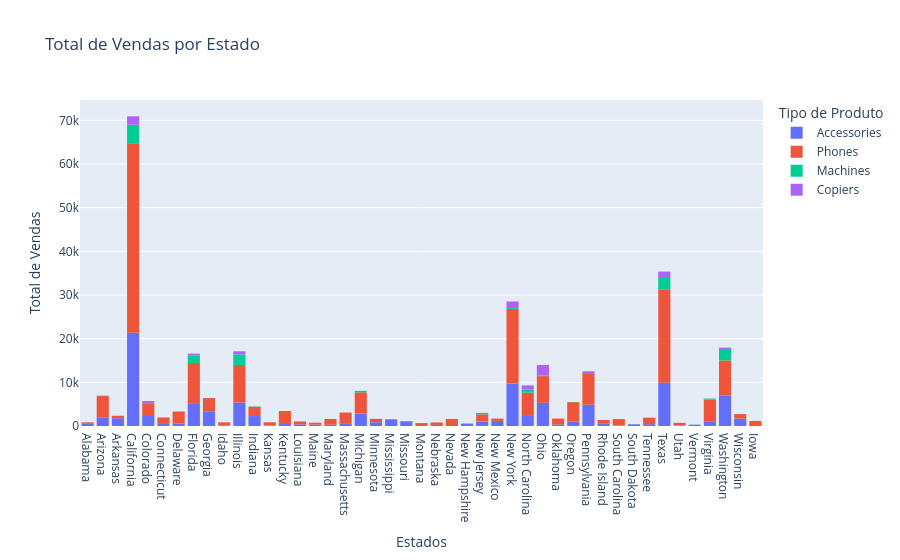
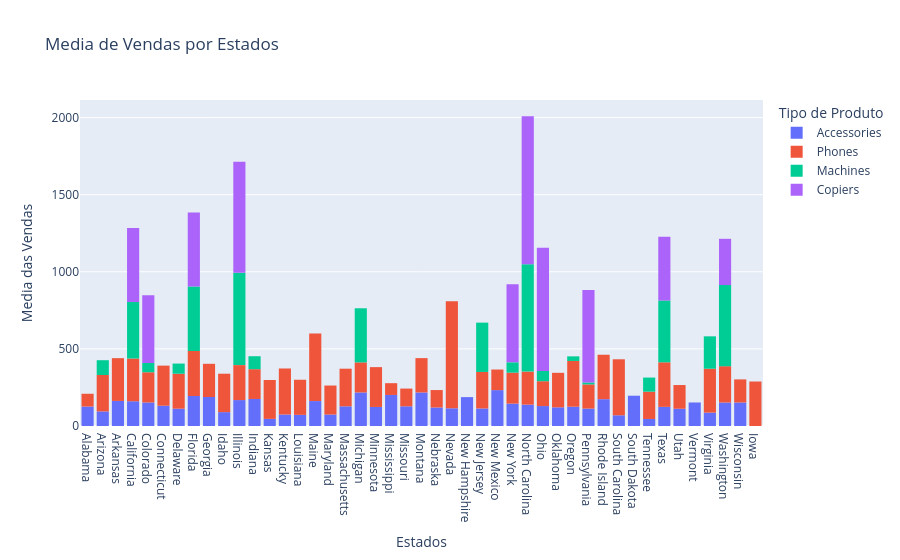

Write notebook code for charts like these, in order.
### Code cell
fig1 = px.histogram(df_grouped1, x="State", y="Sales", color="Sub-Category", title="Total de Vendas por Estado",labels={
    "State":"Estados",
    "Sales":"Total de Vendas",
    "Sub-Category":"Tipo de Produto"
    
}, height=700)

fig1.update_yaxes(title_text="Total de Vendas")

fig1.show()

fig2 = px.histogram(df_grouped2, x="State", y="Sales", color="Sub-Category", title="Media de Vendas por Estados", labels={
    "State":"Estados",
    "Sales":"Media de Vendas",
    "Sub-Category":"Tipo de Produto"
}, height=700)

fig2.update_yaxes(title_text="Media das Vendas")

fig2.show()

### Figure 1 — Plotly figure (JSON) as saved in the notebook; plotly's stock layout.template omitted (floating-point values rounded to 4 significant figures)
{"data": [{"alignmentgroup": "True", "bingroup": "x", "histfunc": "sum", "hovertemplate": "Tipo de Produto=Accessories<br>Estados=%{x}<br>sum of Total de Vendas=%{y}<extra></extra>", "legendgroup": "Accessories", "marker": {"color": "#636efa", "pattern": {"shape": ""}}, "name": "Accessories", "offsetgroup": "Accessories", "orientation": "v", "showlegend": true, "type": "histogram", "x": ["Alabama", "Arizona", "Arkansas", "California", "Colorado", "Connecticut", "Delaware", "Florida", "Georgia", "Idaho", "Illinois", "Indiana", "Kansas", "Kentucky", "Louisiana", "Maine", "Maryland", "Massachusetts", "Michigan", "Minnesota", "Mississippi", "Missouri", "Montana", "Nebraska", "Nevada", "New Hampshire", "New Jersey", "New Mexico", "New York", "North Carolina", "Ohio", "Oklahoma", "Oregon", "Pennsylvania", "Rhode Island", "South Carolina", "South Dakota", "Tennessee", "Texas", "Utah", "Vermont", "Virginia", "Washington", "Wisconsin"], "xaxis": "x", "y": [504.9, 1893.0, 1788.0, 21350.0, 2288.0, 657.7, 561.7, 5062.0, 3385.0, 89.97, 5382.0, 2279.0, 92.35, 446.5, 361.2, 323.4, 297.2, 638.0, 2829.0, 864.5, 1410.0, 1022.0, 217.4, 239.9, 229.6, 561.9, 1024.0, 1164.0, 9725.0, 2494.0, 5302.0, 362.7, 1000.0, 4860.0, 522.0, 138.9, 392.9, 410.6, 9929.0, 111.9, 305.0, 956.1, 7004.0, 1677.0], "yaxis": "y"}, {"alignmentgroup": "True", "bingroup": "x", "histfunc": "sum", "hovertemplate": "Tipo de Produto=Phones<br>Estados=%{x}<br>sum of Total de Vendas=%{y}<extra></extra>", "legendgroup": "Phones", "marker": {"color": "#EF553B", "pattern": {"shape": ""}}, "name": "Phones", "offsetgroup": "Phones", "orientation": "v", "showlegend": true, "type": "histogram", "x": ["Alabama", "Arizona", "Arkansas", "California", "Colorado", "Connecticut", "Delaware", "Florida", "Georgia", "Idaho", "Illinois", "Indiana", "Iowa", "Kansas", "Kentucky", "Louisiana", "Maine", "Maryland", "Massachusetts", "Michigan", "Minnesota", "Mississippi", "Missouri", "Montana", "Nebraska", "Nevada", "New Jersey", "New Mexico", "New York", "North Carolina", "Ohio", "Oklahoma", "Oregon", "Pennsylvania", "Rhode Island", "South Carolina", "Tennessee", "Texas", "Utah", "Virginia", "Washington", "Wisconsin"], "xaxis": "x", "y": [331.4, 4957.0, 555.0, 43270.0, 2941.0, 1300.0, 2719.0, 9360.0, 3015.0, 747.5, 8613.0, 2126.0, 1154.0, 756.7, 2986.0, 683.1, 437.9, 1317.0, 2440.0, 4874.0, 774.9, 152.7, 115.0, 445.5, 565.8, 1388.0, 1658.0, 534.1, 17080.0, 5144.0, 6128.0, 1344.0, 4451.0, 7052.0, 864.8, 1453.0, 1416.0, 21390.0, 615.2, 5122.0, 8010.0, 1048.0], "yaxis": "y"}, {"alignmentgroup": "True", "bingroup": "x", "histfunc": "sum", "hovertemplate": "Tipo de Produto=Machines<br>Estados=%{x}<br>sum of Total de Vendas=%{y}<extra></extra>", "legendgroup": "Machines", "marker": {"color": "#00cc96", "pattern": {"shape": ""}}, "name": "Machines", "offsetgroup": "Machines", "orientation": "v", "showlegend": true, "type": "histogram", "x": ["Arizona", "California", "Colorado", "Delaware", "Florida", "Illinois", "Indiana", "Michigan", "New Jersey", "New York", "North Carolina", "Ohio", "Oregon", "Pennsylvania", "Tennessee", "Texas", "Virginia", "Washington"], "xaxis": "x", "y": [95.99, 4392.0, 59.99, 65.97, 1670.0, 2393.0, 83.9, 351.0, 319.9, 201.1, 695.7, 132.3, 29.93, 12.59, 91.47, 2808.0, 210.0, 2631.0], "yaxis": "y"}, {"alignmentgroup": "True", "bingroup": "x", "histfunc": "sum", "hovertemplate": "Tipo de Produto=Copiers<br>Estados=%{x}<br>sum of Total de Vendas=%{y}<extra></extra>", "legendgroup": "Copiers", "marker": {"color": "#ab63fa", "pattern": {"shape": ""}}, "name": "Copiers", "offsetgroup": "Copiers", "orientation": "v", "showlegend": true, "type": "histogram", "x": ["California", "Colorado", "Florida", "Illinois", "New York", "North Carolina", "Ohio", "Pennsylvania", "Texas", "Washington"], "xaxis": "x", "y": [1920.0, 440.0, 480.0, 720.0, 1520.0, 960.0, 2400.0, 600.0, 1240.0, 300.0], "yaxis": "y"}], "layout": {"autosize": true, "barmode": "relative", "legend": {"title": {"text": "Tipo de Produto"}, "tracegroupgap": 0}, "title": {"text": "Total de Vendas por Estado"}, "xaxis": {"anchor": "y", "autorange": true, "domain": [0, 1], "range": [-0.5, 44.5], "title": {"text": "Estados"}, "type": "category"}, "yaxis": {"anchor": "x", "autorange": true, "domain": [0, 1], "range": [0, 74660.0], "title": {"text": "Total de Vendas"}, "type": "linear"}}}

### Figure 2 — Plotly figure (JSON) as saved in the notebook; plotly's stock layout.template omitted (floating-point values rounded to 4 significant figures)
{"data": [{"alignmentgroup": "True", "bingroup": "x", "histfunc": "sum", "hovertemplate": "Tipo de Produto=Accessories<br>Estados=%{x}<br>sum of Media de Vendas=%{y}<extra></extra>", "legendgroup": "Accessories", "marker": {"color": "#636efa", "pattern": {"shape": ""}}, "name": "Accessories", "offsetgroup": "Accessories", "orientation": "v", "showlegend": true, "type": "histogram", "x": ["Alabama", "Arizona", "Arkansas", "California", "Colorado", "Connecticut", "Delaware", "Florida", "Georgia", "Idaho", "Illinois", "Indiana", "Kansas", "Kentucky", "Louisiana", "Maine", "Maryland", "Massachusetts", "Michigan", "Minnesota", "Mississippi", "Missouri", "Montana", "Nebraska", "Nevada", "New Hampshire", "New Jersey", "New Mexico", "New York", "North Carolina", "Ohio", "Oklahoma", "Oregon", "Pennsylvania", "Rhode Island", "South Carolina", "South Dakota", "Tennessee", "Texas", "Utah", "Vermont", "Virginia", "Washington", "Wisconsin"], "xaxis": "x", "y": [126.2, 94.66, 162.6, 160.5, 152.5, 131.5, 112.3, 194.7, 188.1, 89.97, 168.2, 175.3, 46.18, 74.42, 72.23, 161.7, 74.3, 127.6, 217.6, 123.5, 201.4, 127.7, 217.4, 120.0, 114.8, 187.3, 113.7, 232.8, 145.1, 138.6, 129.3, 120.9, 125.1, 113.0, 174.0, 69.44, 196.5, 45.62, 124.1, 111.9, 152.5, 86.92, 152.3, 152.4], "yaxis": "y"}, {"alignmentgroup": "True", "bingroup": "x", "histfunc": "sum", "hovertemplate": "Tipo de Produto=Phones<br>Estados=%{x}<br>sum of Media de Vendas=%{y}<extra></extra>", "legendgroup": "Phones", "marker": {"color": "#EF553B", "pattern": {"shape": ""}}, "name": "Phones", "offsetgroup": "Phones", "orientation": "v", "showlegend": true, "type": "histogram", "x": ["Alabama", "Arizona", "Arkansas", "California", "Colorado", "Connecticut", "Delaware", "Florida", "Georgia", "Idaho", "Illinois", "Indiana", "Iowa", "Kansas", "Kentucky", "Louisiana", "Maine", "Maryland", "Massachusetts", "Michigan", "Minnesota", "Mississippi", "Missouri", "Montana", "Nebraska", "Nevada", "New Jersey", "New Mexico", "New York", "North Carolina", "Ohio", "Oklahoma", "Oregon", "Pennsylvania", "Rhode Island", "South Carolina", "Tennessee", "Texas", "Utah", "Virginia", "Washington", "Wisconsin"], "xaxis": "x", "y": [82.84, 236.0, 277.5, 277.4, 196.0, 260.1, 226.5, 292.5, 215.3, 249.2, 226.7, 193.3, 288.6, 252.2, 298.6, 227.7, 437.9, 188.2, 244.0, 194.9, 258.3, 76.35, 115.0, 222.8, 113.2, 694.0, 236.8, 133.5, 200.9, 214.3, 161.3, 224.0, 296.8, 156.7, 288.3, 363.2, 177.0, 289.0, 153.8, 284.6, 235.6, 149.8], "yaxis": "y"}, {"alignmentgroup": "True", "bingroup": "x", "histfunc": "sum", "hovertemplate": "Tipo de Produto=Machines<br>Estados=%{x}<br>sum of Media de Vendas=%{y}<extra></extra>", "legendgroup": "Machines", "marker": {"color": "#00cc96", "pattern": {"shape": ""}}, "name": "Machines", "offsetgroup": "Machines", "orientation": "v", "showlegend": true, "type": "histogram", "x": ["Arizona", "California", "Colorado", "Delaware", "Florida", "Illinois", "Indiana", "Michigan", "New Jersey", "New York", "North Carolina", "Ohio", "Oregon", "Pennsylvania", "Tennessee", "Texas", "Virginia", "Washington"], "xaxis": "x", "y": [95.99, 366.0, 59.99, 65.97, 417.5, 598.4, 83.9, 351.0, 319.9, 67.03, 695.7, 66.17, 29.93, 12.59, 91.47, 401.1, 210.0, 526.2], "yaxis": "y"}, {"alignmentgroup": "True", "bingroup": "x", "histfunc": "sum", "hovertemplate": "Tipo de Produto=Copiers<br>Estados=%{x}<br>sum of Media de Vendas=%{y}<extra></extra>", "legendgroup": "Copiers", "marker": {"color": "#ab63fa", "pattern": {"shape": ""}}, "name": "Copiers", "offsetgroup": "Copiers", "orientation": "v", "showlegend": true, "type": "histogram", "x": ["California", "Colorado", "Florida", "Illinois", "New York", "North Carolina", "Ohio", "Pennsylvania", "Texas", "Washington"], "xaxis": "x", "y": [480.0, 440.0, 480.0, 720.0, 506.7, 960.0, 800.0, 600.0, 413.3, 300.0], "yaxis": "y"}], "layout": {"autosize": true, "barmode": "relative", "legend": {"title": {"text": "Tipo de Produto"}, "tracegroupgap": 0}, "title": {"text": "Media de Vendas por Estados"}, "xaxis": {"anchor": "y", "autorange": true, "domain": [0, 1], "range": [-0.5, 44.5], "title": {"text": "Estados"}, "type": "category"}, "yaxis": {"anchor": "x", "autorange": true, "domain": [0, 1], "range": [0, 2114.0], "title": {"text": "Media das Vendas"}, "type": "linear"}}}
